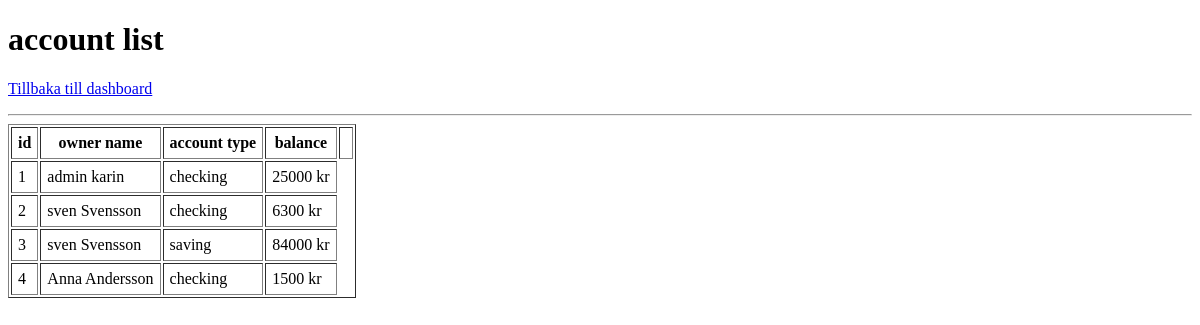
Page /admin/accounts (signed in) on the earlier database version.
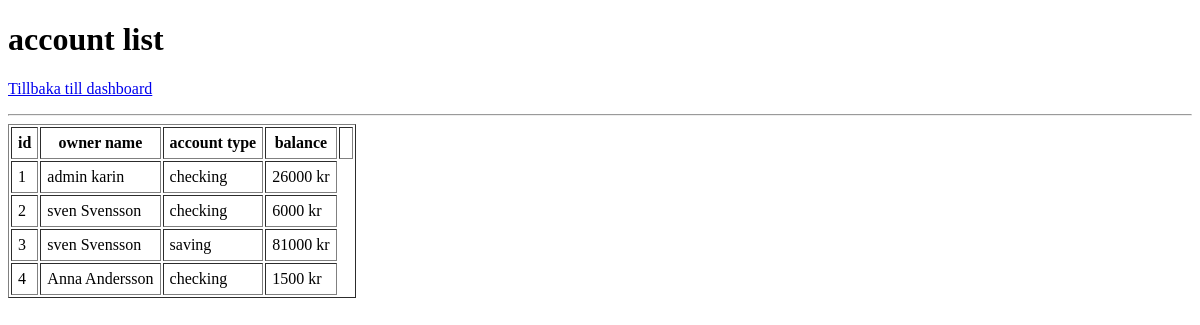
Same page on the later database version.
### tables this page shows
CREATE TABLE accounts (
    id integer primary key autoincrement,
    user_id integer not null references users(id),
    account_type text not null default 'checking',
    balance real not null default 0.0,
    created_at text default (datetime('now'))
);

CREATE TABLE users (
    id integer primary key autoincrement,
    card_number text not null unique,
    pin_hash text not null,
    name  text not null,
    role text not null default 'user',
    created_at text default (datetime('now'))   
);

### SRC/AccountRepository.php (called while the page is built, shortened)
<?php
class AccountRepository {
public function findallwithOwners(): array {
    return $this->pdo->query("
        SELECT accounts.*, users.name AS owner_name
        FROM accounts
        JOIN users ON accounts.user_id = users.id
    ")->fetchAll();
}
}

### SRC/helpers.php (called while the page is built, shortened)
<?php
function e(mixed $value): string
{
    return htmlspecialchars((string)$value, ENT_QUOTES, 'UTF-8');
}
?>

### templates/admin_accounts.php (the view, shortened to what this page needs)
<!DOCTYPE html>
<html lang="sv">
<head><meta charset="UTF-8"><title>Bankomat - dashboard</title></head>
<body>
    <h1>account list</h1>
    <p><a href="/dashboard">Tillbaka till dashboard</a></p>
    <hr>
    <table border="1" cellpadding="6">
        <tr><th>id</th><th>owner name</th><th>account type</th><th>balance</th><th>
        <?php foreach ($accounts as $acc): ?>
            <tr>
                <td><?= e($acc['id']) ?></td>
                <td><?= e($acc['owner_name']) ?></td>
                <td><?= e($acc['account_type']) ?></td>
                <td><?= e($acc['balance']) ?> kr</td>
            </tr>
            <?php endforeach; ?>
        </table>
    </body>
    </html>

Differences in the rows shown:
changed accounts "admin karin": balance "25000" → "26000"
changed accounts id 2: balance "6300" → "6000"
changed accounts "saving": balance "84000" → "81000"
